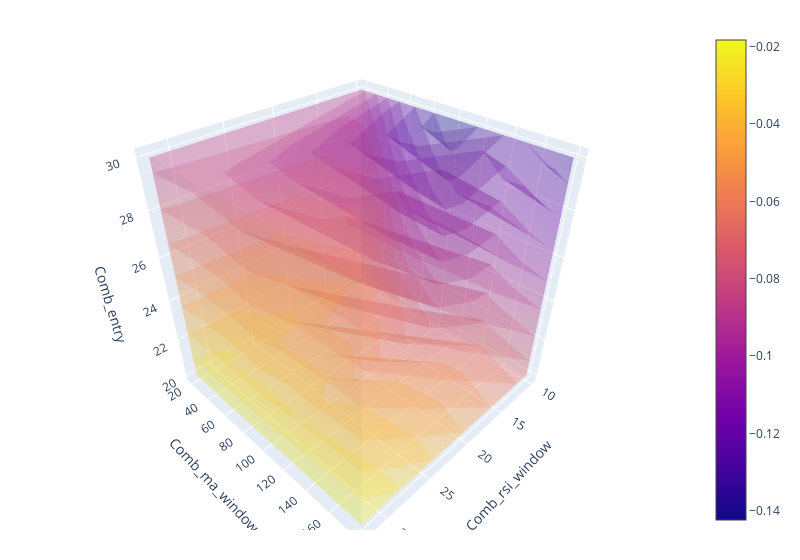

Source (notebook cell):
### Code cell
#returns = returns[ returns.index.isin(["2330"], level="symbol")]
returns = returns.groupby(level=["Comb_rsi_window", "Comb_ma_window", "Comb_entry"]).mean()
vbt.settings['plotting']['layout']['width'] = 800
vbt.settings['plotting']['layout']['height'] = 400
fig = returns.vbt.volume(
    x_level = "Comb_rsi_window",
    y_level = "Comb_ma_window",
    z_level = "Comb_entry",
    #slider_level = "symbol",
)
fig.show()

### Figure 1 — Plotly figure (JSON) as saved in the notebook; plotly's stock layout.template omitted (floating-point values rounded to 4 significant figures)
{"data": [{"colorscale": [[0, "#0d0887"], [0.1111, "#46039f"], [0.2222, "#7201a8"], [0.3333, "#9c179e"], [0.4444, "#bd3786"], [0.5556, "#d8576b"], [0.6667, "#ed7953"], [0.7778, "#fb9f3a"], [0.8889, "#fdca26"], [1, "#f0f921"]], "hovertemplate": "Comb_rsi_window: %{x}<br>Comb_ma_window: %{y}<br>Comb_entry: %{z}<br>value: %{value}<extra></extra>", "opacity": 0.2, "surface": {"count": 15}, "type": "volume", "uid": "81abd943-bb0a-4580-aec2-d8c5e782e18a", "value": [-0.04696, -0.08635, -0.06051, -0.1199, -0.07409, -0.1423, -0.06155, -0.1226, -0.06603, -0.1307, -0.02161, -0.08384, -0.0208, -0.08278, -0.02086, -0.08516, -0.01946, -0.08141, -0.01832, -0.08108], "x": [10, 10, 10, 10, 10, 10, 10, 10, 10, 10, 32, 32, 32, 32, 32, 32, 32, 32, 32, 32], "y": [20, 20, 60, 60, 100, 100, 140, 140, 180, 180, 20, 20, 60, 60, 100, 100, 140, 140, 180, 180], "z": [20, 30, 20, 30, 20, 30, 20, 30, 20, 30, 20, 30, 20, 30, 20, 30, 20, 30, 20, 30]}], "layout": {"height": 560, "legend": {"orientation": "h", "traceorder": "normal", "x": 1, "xanchor": "right", "y": 1.02, "yanchor": "bottom"}, "margin": {"b": 30, "l": 30, "r": 30, "t": 30}, "scene": {"xaxis": {"title": {"text": "Comb_rsi_window"}}, "yaxis": {"title": {"text": "Comb_ma_window"}}, "zaxis": {"title": {"text": "Comb_entry"}}}, "width": 800}}
